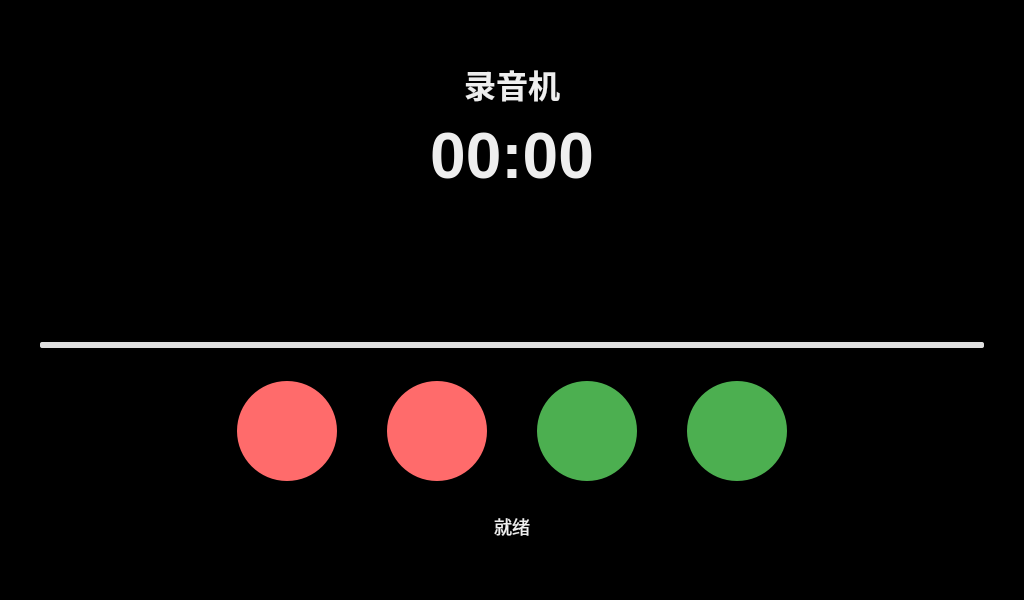
<?xml version="1.0" encoding="UTF-8"?>
<ui version="4.0">
 <class>Widget</class>
 <widget class="QWidget" name="Widget">
  <property name="geometry">
   <rect>
    <x>0</x>
    <y>0</y>
    <width>1024</width>
    <height>600</height>
   </rect>
  </property>
  <property name="windowTitle">
   <string>录音机</string>
  </property>
  <property name="styleSheet">
   <string notr="true">QWidget {
    background-color: #000000;
}
QLabel {
	color: rgb(238, 238, 236);
}
QPushButton {
    border: none;
    outline: none;
    border-radius: 8px;
    font-size: 16px;
}
QPushButton:focus {
    outline: none;
    border: none;
}
QProgressBar {
    border: none;
    border-radius: 2px;
    background-color: #E0E0E0;
    height: 4px;
}
QProgressBar::chunk {
    background-color: #4CAF50;
    border-radius: 2px;
}</string>
  </property>
  <layout class="QVBoxLayout" name="verticalLayout">
   <property name="spacing">
    <number>0</number>
   </property>
   <property name="leftMargin">
    <number>40</number>
   </property>
   <property name="topMargin">
    <number>60</number>
   </property>
   <property name="rightMargin">
    <number>40</number>
   </property>
   <property name="bottomMargin">
    <number>60</number>
   </property>
   <item>
    <widget class="QLabel" name="labelTitle">
     <property name="styleSheet">
      <string notr="true">color: #eeeeee; font-size: 32px; font-weight: bold;</string>
     </property>
     <property name="text">
      <string>录音机</string>
     </property>
     <property name="alignment">
      <set>Qt::AlignCenter</set>
     </property>
    </widget>
   </item>
   <item>
    <spacer name="verticalSpacerTop">
     <property name="orientation">
      <enum>Qt::Vertical</enum>
     </property>
     <property name="sizeHint" stdset="0">
      <size>
       <width>20</width>
       <height>80</height>
      </size>
     </property>
    </spacer>
   </item>
   <item>
    <widget class="QLabel" name="labelTime">
     <property name="styleSheet">
      <string notr="true">color: #eeeeee; font-size: 64px; font-weight: bold;</string>
     </property>
     <property name="text">
      <string>00:00</string>
     </property>
     <property name="alignment">
      <set>Qt::AlignCenter</set>
     </property>
    </widget>
   </item>
   <item>
    <spacer name="verticalSpacerMiddle">
     <property name="orientation">
      <enum>Qt::Vertical</enum>
     </property>
     <property name="sizeHint" stdset="0">
      <size>
       <width>20</width>
       <height>60</height>
      </size>
     </property>
    </spacer>
   </item>
   <item>
    <widget class="QWidget" name="waveformWidget" native="true">
     <property name="minimumSize">
      <size>
       <width>0</width>
       <height>150</height>
      </size>
     </property>
     <property name="maximumSize">
      <size>
       <width>16777215</width>
       <height>150</height>
      </size>
     </property>
     <property name="styleSheet">
      <string>background-color: transparent;</string>
     </property>
    </widget>
   </item>
   <item>
    <spacer name="verticalSpacerWaveform">
     <property name="orientation">
      <enum>Qt::Vertical</enum>
     </property>
     <property name="sizeHint" stdset="0">
      <size>
       <width>20</width>
       <height>40</height>
      </size>
     </property>
    </spacer>
   </item>
   <item>
    <widget class="QProgressBar" name="progressBar">
     <property name="minimumSize">
      <size>
       <width>0</width>
       <height>6</height>
      </size>
     </property>
     <property name="maximumSize">
      <size>
       <width>16777215</width>
       <height>6</height>
      </size>
     </property>
     <property name="minimum">
      <number>0</number>
     </property>
     <property name="maximum">
      <number>100</number>
     </property>
     <property name="value">
      <number>0</number>
     </property>
     <property name="textVisible">
      <bool>false</bool>
     </property>
    </widget>
   </item>
   <item>
    <spacer name="verticalSpacerProgress">
     <property name="orientation">
      <enum>Qt::Vertical</enum>
     </property>
     <property name="sizeHint" stdset="0">
      <size>
       <width>20</width>
       <height>30</height>
      </size>
     </property>
    </spacer>
   </item>
   <item>
    <spacer name="verticalSpacerBottom">
     <property name="orientation">
      <enum>Qt::Vertical</enum>
     </property>
     <property name="sizeHint" stdset="0">
      <size>
       <width>20</width>
       <height>100</height>
      </size>
     </property>
    </spacer>
   </item>
   <item>
    <layout class="QHBoxLayout" name="horizontalLayout">
     <property name="spacing">
      <number>50</number>
     </property>
     <item>
      <spacer name="horizontalSpacerLeft">
       <property name="orientation">
        <enum>Qt::Horizontal</enum>
       </property>
       <property name="sizeHint" stdset="0">
        <size>
         <width>80</width>
         <height>20</height>
        </size>
       </property>
      </spacer>
     </item>
     <item>
      <widget class="QPushButton" name="btnRecord">
       <property name="minimumSize">
        <size>
         <width>100</width>
         <height>100</height>
        </size>
       </property>
       <property name="maximumSize">
        <size>
         <width>100</width>
         <height>100</height>
        </size>
       </property>
       <property name="styleSheet">
        <string notr="true">QPushButton {
    background-color: #FF6B6B;
    border: none;
    outline: none;
    border-radius: 50px;
}
QPushButton:hover {
    background-color: #FF5252;
}
QPushButton:pressed {
    background-color: #E53935;
}
QPushButton:disabled {
    background-color: #CCCCCC;
}
QPushButton:focus {
    outline: none;
    border: none;
}</string>
       </property>
       <property name="text">
        <string/>
       </property>
      </widget>
     </item>
     <item>
      <widget class="QPushButton" name="btnStopRecord">
       <property name="enabled">
        <bool>true</bool>
       </property>
       <property name="minimumSize">
        <size>
         <width>100</width>
         <height>100</height>
        </size>
       </property>
       <property name="maximumSize">
        <size>
         <width>100</width>
         <height>100</height>
        </size>
       </property>
       <property name="styleSheet">
        <string notr="true">QPushButton {
    background-color: #FF6B6B;
    border: none;
    outline: none;
    border-radius: 50px;
}
QPushButton:hover {
    background-color: #FF5252;
}
QPushButton:pressed {
    background-color: #E53935;
}
QPushButton:disabled {
    background-color: #CCCCCC;
}
QPushButton:focus {
    outline: none;
    border: none;
}</string>
       </property>
       <property name="text">
        <string/>
       </property>
      </widget>
     </item>
     <item>
      <widget class="QPushButton" name="btnPlay">
       <property name="minimumSize">
        <size>
         <width>100</width>
         <height>100</height>
        </size>
       </property>
       <property name="maximumSize">
        <size>
         <width>100</width>
         <height>100</height>
        </size>
       </property>
       <property name="styleSheet">
        <string notr="true">QPushButton {
    background-color: #4CAF50;
    border: none;
    outline: none;
    border-radius: 50px;
}
QPushButton:hover {
    background-color: #45A049;
}
QPushButton:pressed {
    background-color: #3D8B40;
}
QPushButton:disabled {
    background-color: #CCCCCC;
}
QPushButton:focus {
    outline: none;
    border: none;
}</string>
       </property>
       <property name="text">
        <string/>
       </property>
      </widget>
     </item>
     <item>
      <widget class="QPushButton" name="btnStopPlay">
       <property name="enabled">
        <bool>true</bool>
       </property>
       <property name="minimumSize">
        <size>
         <width>100</width>
         <height>100</height>
        </size>
       </property>
       <property name="maximumSize">
        <size>
         <width>100</width>
         <height>100</height>
        </size>
       </property>
       <property name="styleSheet">
        <string notr="true">QPushButton {
    background-color: #4CAF50;
    border: none;
    outline: none;
    border-radius: 50px;
}
QPushButton:hover {
    background-color: #45A049;
}
QPushButton:pressed {
    background-color: #3D8B40;
}
QPushButton:disabled {
    background-color: #CCCCCC;
}
QPushButton:focus {
    outline: none;
    border: none;
}</string>
       </property>
       <property name="text">
        <string/>
       </property>
      </widget>
     </item>
     <item>
      <spacer name="horizontalSpacerRight">
       <property name="orientation">
        <enum>Qt::Horizontal</enum>
       </property>
       <property name="sizeHint" stdset="0">
        <size>
         <width>80</width>
         <height>20</height>
        </size>
       </property>
      </spacer>
     </item>
    </layout>
   </item>
   <item>
    <spacer name="verticalSpacerBottom_2">
     <property name="orientation">
      <enum>Qt::Vertical</enum>
     </property>
     <property name="sizeHint" stdset="0">
      <size>
       <width>20</width>
       <height>100</height>
      </size>
     </property>
    </spacer>
   </item>
   <item>
    <widget class="QLabel" name="labelStatus">
     <property name="styleSheet">
      <string notr="true">color: #eeeeee; font-size: 18px;</string>
     </property>
     <property name="text">
      <string>就绪</string>
     </property>
     <property name="alignment">
      <set>Qt::AlignCenter</set>
     </property>
    </widget>
   </item>
  </layout>
 </widget>
 <resources/>
 <connections/>
</ui>
